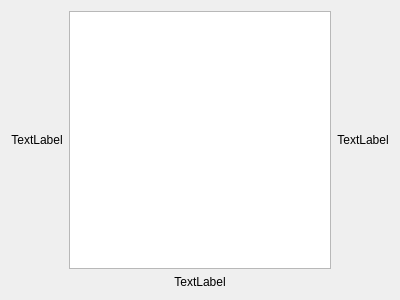
<?xml version="1.0" encoding="UTF-8"?>
<ui version="4.0">
 <class>app::LabChart</class>
 <widget class="QWidget" name="app::LabChart">
  <property name="geometry">
   <rect>
    <x>0</x>
    <y>0</y>
    <width>400</width>
    <height>300</height>
   </rect>
  </property>
  <property name="windowTitle">
   <string>Form</string>
  </property>
  <layout class="QGridLayout" name="gridLayout">
   <item row="0" column="0">
    <widget class="app::VLabel" name="y_label">
     <property name="text">
      <string>TextLabel</string>
     </property>
     <property name="alignment">
      <set>Qt::AlignCenter</set>
     </property>
    </widget>
   </item>
   <item row="0" column="1">
    <widget class="QChartView" name="chart_view"/>
   </item>
   <item row="1" column="1">
    <widget class="QLabel" name="x_label">
     <property name="text">
      <string>TextLabel</string>
     </property>
     <property name="alignment">
      <set>Qt::AlignCenter</set>
     </property>
    </widget>
   </item>
   <item row="0" column="2">
    <widget class="app::VLabel" name="y2_label">
     <property name="text">
      <string>TextLabel</string>
     </property>
     <property name="alignment">
      <set>Qt::AlignCenter</set>
     </property>
    </widget>
   </item>
  </layout>
 </widget>
 <customwidgets>
  <customwidget>
   <class>QChartView</class>
   <extends>QGraphicsView</extends>
   <header>qtcharts/qchartview.h</header>
  </customwidget>
  <customwidget>
   <class>app::VLabel</class>
   <extends>QLabel</extends>
   <header>app/vlabel.h</header>
  </customwidget>
 </customwidgets>
 <resources/>
 <connections/>
</ui>
